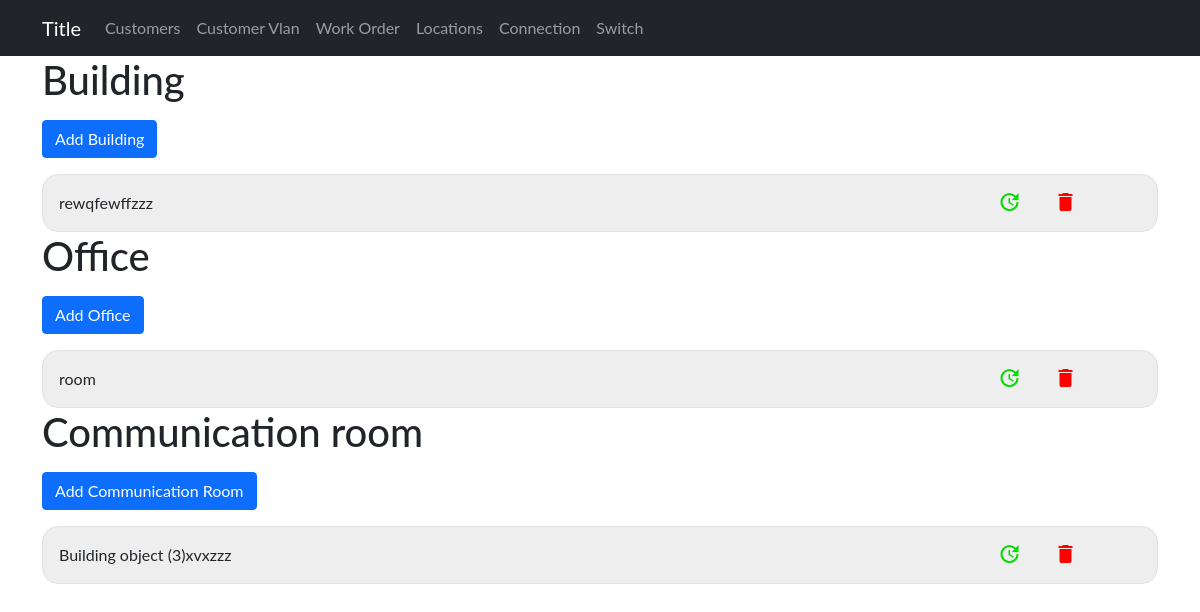
The app's page /devices/locations with its own data.
### sitadevices/models.py (models this page shows)
class Building(models.Model):
    building_desc = models.TextField()

class Room(models.Model):
    room = models.CharField(max_length=255)
    building_code = models.ForeignKey(Building, on_delete=models.CASCADE)

class CommmunicationRoom(models.Model):
    building_code = models.ForeignKey(Building, on_delete=models.CASCADE)
    commroomname = models.CharField(max_length=255)

### sitadevices/views.py (the view)
# urls.py: path('locations', Location, name="locationlist"),
def Location(request):
    building = Building.objects.all()
    office = Room.objects.all()
    commsroom = CommmunicationRoom.objects.all()
    dic = {
        'building': building,
        'office' : office,
        'comms' : commsroom
    }
    return render(request, 'admin/location/locationlist.html', {'dic': dic})

### sitadevices/templates/admin/location/locationlist.html (shortened to what this page needs)
{% extends '../base1.html' %}
{% block content %}
<div class="container">
    <h1>Building</h1>
    <a href="{%url 'device:buildinginp' %}"><button type="button" class="btn btn-primary mt-3"> Add Building</button></a>
    {% for building in dic.building %}
        <div class="grid">
            <div class="flex">
                <p>{{building.building_desc}}</p>
            </div>
            <div class="delupd">
                <a class="upd"href="{%url 'device:buildingupd' building.id%}"><span class="material-icons md-36">update</span></a>
                <a class="del" href="{%url 'device:buildingdel' building.id%}"><span class="material-icons md-36">delete</span></a>
            </div>
        </div>
    {% endfor %}
    <h1>Office</h1>
    <a href="{%url 'device:officeinp' %}"><button type="button" class="btn btn-primary mt-3"> Add Office</button></a>
    {% for office in dic.office %}
    <div class="grid">
        <div class="flex">
            <p>{{office.room}}</p>
        </div>
        <div class="delupd">
            <a class="upd"href="{%url 'device:officedel' office.id%}"><span class="material-icons md-36">update</span></a>
            <a class="del" href="{%url 'device:officeupd' office.id%}"><span class="material-icons md-36">delete</span></a>
        </div>
    </div>
    {% endfor %}
    <h1>Communication room</h1>
    <a href="{%url 'device:comsinp' %}"><button type="button" class="btn btn-primary mt-3"> Add Communication Room </button></a>
    {% for comms in dic.comms%}
        <div class="grid">
            <div class="flex">
                <p>{{comms.building_code}}</p>
                <p>{{comms.commroomname}}</p>
            </div>
            <div class="delupd">
                <a class="upd"href="{%url 'device:commsupd' comms.id%}"><span class="material-icons md-36">update</span></a>
                <a class="del" href="{%url 'device:commsdel' comms.id%}"><span class="material-icons md-36">delete</span></a>
            </div>
        </div>
    {% endfor %}
</div>
{% endblock  %}

### static/Css/devices/styles.css (style rules this page uses)
h1,h2,h3,h4,p,a { margin:0; padding:0; }
a { text-decoration: none; color: black; }
.grid { display:grid; grid-template-columns: 80% 20% ; border-radius: 1rem; border: 0.5px solid rgb(226, 226, 226); background-color: rgb(238, 238, 238); margin-top: 1em; transition: 0.5s; }
.flex { display:flex; flex-direction: row; margin:1rem 1rem; }
.delupd { display: flex; flex-direction: row; align-content: center; justify-content: center; gap: 2rem; margin-right:1em; }
.del { padding-top: 15px; color:red; }
.upd { padding-top: 15px; color: rgb(0, 219, 0); }

### sitadevices/templates/admin/base1.html (style rules this page uses)
body { font-family: "Lato", sans-serif; }

### records on screen
Building: building_desc "rewqfewffzzz"
Room: room "room"
CommmunicationRoom: building_code "Building object (3)", commroomname "xvxzzz"
